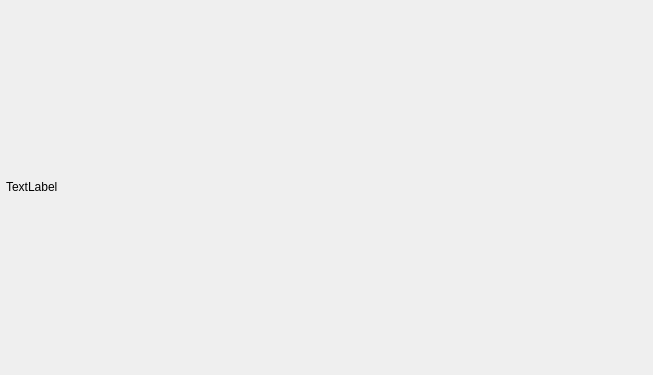
<?xml version="1.0" encoding="UTF-8"?>
<ui version="4.0">
 <class>Form</class>
 <widget class="QWidget" name="Form">
  <property name="geometry">
   <rect>
    <x>0</x>
    <y>0</y>
    <width>653</width>
    <height>375</height>
   </rect>
  </property>
  <property name="windowTitle">
   <string>Form</string>
  </property>
  <layout class="QHBoxLayout" name="horizontalLayout_2">
   <property name="leftMargin">
    <number>0</number>
   </property>
   <property name="topMargin">
    <number>0</number>
   </property>
   <property name="rightMargin">
    <number>0</number>
   </property>
   <property name="bottomMargin">
    <number>0</number>
   </property>
   <item>
    <layout class="QHBoxLayout" name="horizontalLayout" stretch="0,0">
     <property name="leftMargin">
      <number>0</number>
     </property>
     <property name="topMargin">
      <number>0</number>
     </property>
     <property name="rightMargin">
      <number>0</number>
     </property>
     <property name="bottomMargin">
      <number>0</number>
     </property>
     <item>
      <widget class="SvgWidget" name="value">
       <property name="sizePolicy">
        <sizepolicy hsizetype="Fixed" vsizetype="Fixed">
         <horstretch>0</horstretch>
         <verstretch>0</verstretch>
        </sizepolicy>
       </property>
       <property name="main_element" stdset="0">
        <string/>
       </property>
      </widget>
     </item>
     <item>
      <widget class="QLabel" name="label">
       <property name="sizePolicy">
        <sizepolicy hsizetype="MinimumExpanding" vsizetype="Fixed">
         <horstretch>0</horstretch>
         <verstretch>0</verstretch>
        </sizepolicy>
       </property>
       <property name="text">
        <string>TextLabel</string>
       </property>
       <property name="alignment">
        <set>Qt::AlignLeading|Qt::AlignLeft|Qt::AlignVCenter</set>
       </property>
      </widget>
     </item>
    </layout>
   </item>
  </layout>
 </widget>
 <customwidgets>
  <customwidget>
   <class>SvgWidget</class>
   <extends>QWidget</extends>
   <header>epyq.svgwidget</header>
  </customwidget>
 </customwidgets>
 <resources/>
 <connections/>
</ui>
